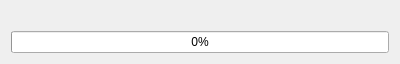
<?xml version="1.0" encoding="UTF-8"?>
<ui version="4.0">
 <class>FileTransferDialog</class>
 <widget class="QDialog" name="FileTransferDialog">
  <property name="geometry">
   <rect>
    <x>0</x>
    <y>0</y>
    <width>400</width>
    <height>62</height>
   </rect>
  </property>
  <property name="maximumSize">
   <size>
    <width>400</width>
    <height>62</height>
   </size>
  </property>
  <property name="windowTitle">
   <string>Transferring</string>
  </property>
  <layout class="QVBoxLayout" name="verticalLayout">
   <item>
    <widget class="QLabel" name="statusLabel">
     <property name="maximumSize">
      <size>
       <width>382</width>
       <height>15</height>
      </size>
     </property>
     <property name="text">
      <string/>
     </property>
    </widget>
   </item>
   <item>
    <widget class="QProgressBar" name="progressBar">
     <property name="maximum">
      <number>10000</number>
     </property>
     <property name="value">
      <number>0</number>
     </property>
    </widget>
   </item>
  </layout>
 </widget>
 <resources/>
 <connections/>
</ui>
